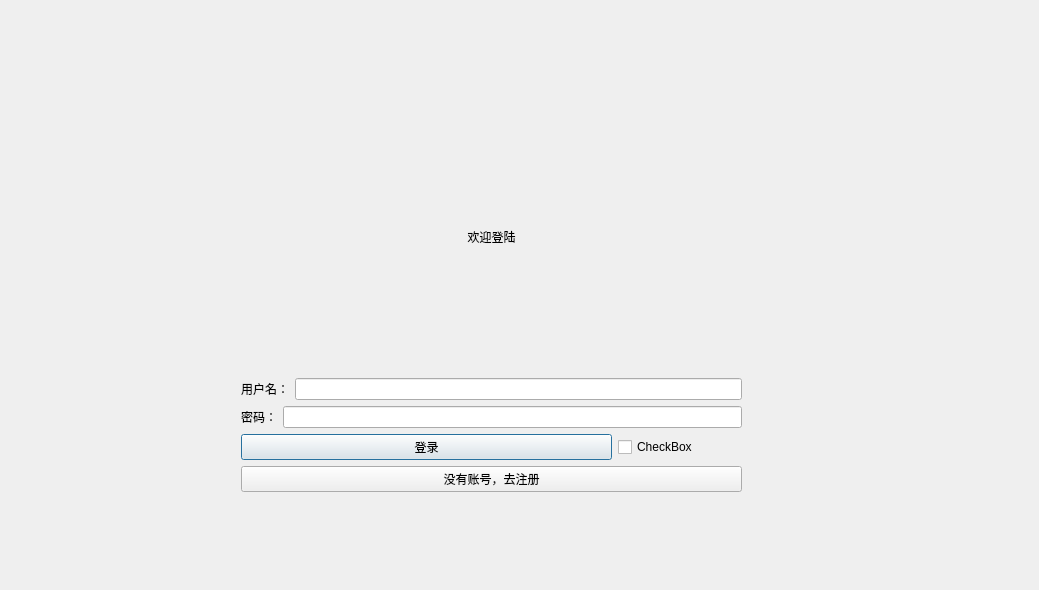
<?xml version="1.0" encoding="UTF-8"?>
<ui version="4.0">
 <class>LoginDialog</class>
 <widget class="QDialog" name="LoginDialog">
  <property name="geometry">
   <rect>
    <x>0</x>
    <y>0</y>
    <width>1039</width>
    <height>590</height>
   </rect>
  </property>
  <property name="windowTitle">
   <string>Dialog</string>
  </property>
  <widget class="QStackedWidget" name="stackedWidget">
   <property name="geometry">
    <rect>
     <x>10</x>
     <y>10</y>
     <width>1021</width>
     <height>571</height>
    </rect>
   </property>
   <property name="currentIndex">
    <number>0</number>
   </property>
   <widget class="QWidget" name="page_login">
    <widget class="QWidget" name="layoutWidget">
     <property name="geometry">
      <rect>
       <x>231</x>
       <y>91</y>
       <width>501</width>
       <height>391</height>
      </rect>
     </property>
     <layout class="QVBoxLayout" name="verticalLayout">
      <item>
       <widget class="QLabel" name="loginTitle">
        <property name="text">
         <string>欢迎登陆</string>
        </property>
        <property name="alignment">
         <set>Qt::AlignmentFlag::AlignCenter</set>
        </property>
       </widget>
      </item>
      <item>
       <layout class="QHBoxLayout" name="horizontalLayout">
        <item>
         <widget class="QLabel" name="userLabel">
          <property name="text">
           <string>用户名：</string>
          </property>
         </widget>
        </item>
        <item>
         <widget class="QLineEdit" name="userInput"/>
        </item>
       </layout>
      </item>
      <item>
       <layout class="QHBoxLayout" name="horizontalLayout_2">
        <item>
         <widget class="QLabel" name="pwdLabel">
          <property name="text">
           <string>密码：</string>
          </property>
         </widget>
        </item>
        <item>
         <widget class="QLineEdit" name="pwdInput"/>
        </item>
       </layout>
      </item>
      <item>
       <layout class="QHBoxLayout" name="horizontalLayout_6" stretch="3,1">
        <item>
         <widget class="QPushButton" name="loginBtn">
          <property name="text">
           <string>登录</string>
          </property>
         </widget>
        </item>
        <item>
         <widget class="QCheckBox" name="rememberCheck">
          <property name="text">
           <string>CheckBox</string>
          </property>
         </widget>
        </item>
       </layout>
      </item>
      <item>
       <widget class="QPushButton" name="goRegisterBtn">
        <property name="text">
         <string>没有账号，去注册</string>
        </property>
       </widget>
      </item>
     </layout>
    </widget>
   </widget>
   <widget class="QWidget" name="page_register">
    <widget class="QWidget" name="layoutWidget">
     <property name="geometry">
      <rect>
       <x>260</x>
       <y>70</y>
       <width>491</width>
       <height>381</height>
      </rect>
     </property>
     <layout class="QVBoxLayout" name="verticalLayout_2">
      <item>
       <widget class="QLabel" name="regTitle">
        <property name="text">
         <string>注册</string>
        </property>
        <property name="alignment">
         <set>Qt::AlignmentFlag::AlignCenter</set>
        </property>
       </widget>
      </item>
      <item>
       <layout class="QHBoxLayout" name="horizontalLayout_5">
        <item>
         <widget class="QLabel" name="regUserLabel">
          <property name="text">
           <string>用户名：</string>
          </property>
         </widget>
        </item>
        <item>
         <widget class="QLineEdit" name="regUserInput"/>
        </item>
       </layout>
      </item>
      <item>
       <layout class="QHBoxLayout" name="horizontalLayout_4">
        <item>
         <widget class="QLabel" name="regPwdLabel">
          <property name="text">
           <string>密码：</string>
          </property>
         </widget>
        </item>
        <item>
         <widget class="QLineEdit" name="regPwdInput"/>
        </item>
       </layout>
      </item>
      <item>
       <layout class="QHBoxLayout" name="horizontalLayout_3">
        <item>
         <widget class="QLabel" name="regPwd2Label">
          <property name="text">
           <string>确认密码：</string>
          </property>
         </widget>
        </item>
        <item>
         <widget class="QLineEdit" name="regPwd2Input"/>
        </item>
       </layout>
      </item>
      <item>
       <widget class="QPushButton" name="registerBtn">
        <property name="text">
         <string>注册</string>
        </property>
       </widget>
      </item>
      <item>
       <widget class="QPushButton" name="goLoginBtn">
        <property name="text">
         <string>不想注册，返回登陆</string>
        </property>
       </widget>
      </item>
     </layout>
    </widget>
   </widget>
  </widget>
 </widget>
 <resources/>
 <connections/>
</ui>
